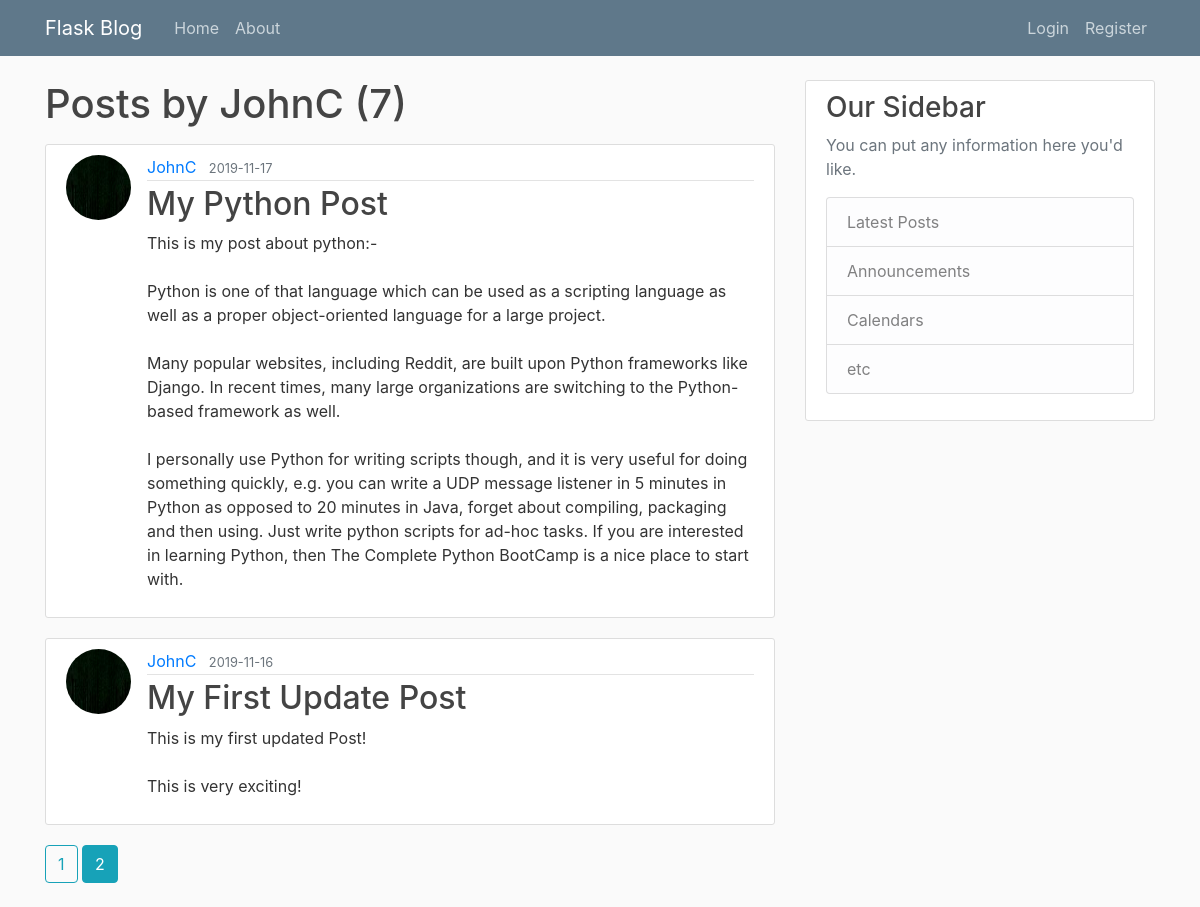
Page /user/JohnC?page=2 on the committed database.
### flaskblog/models.py (models this page shows, shortened)
class User(db.Model, UserMixin):
    id = db.Column(db.Integer, primary_key=True)
    username = db.Column(db.String(20), unique=True, nullable=False)
    email = db.Column(db.String(120), unique=True, nullable=False)
    image_file = db.Column(db.String(20), nullable=False, default='default.jpg')
    password = db.Column(db.String(60), nullable=False)
    posts = db.relationship('Post', backref='author', lazy=True)

class Post(db.Model):
    id = db.Column(db.Integer, primary_key=True)
    title = db.Column(db.String(100), nullable=False)
    date_posted = db.Column(db.DateTime, nullable=False, default=datetime.utcnow)
    content = db.Column(db.Text, nullable=False)
    user_id= db.Column(db.Integer, db.ForeignKey('user.id'), nullable=False)

### flaskblog/routes.py (the view)
@app.route("/user/<string:username>")
def user_posts(username):
    page = request.args.get('page', 1, type=int)
    user = User.query.filter_by(username=username).first_or_404()
    posts = Post.query.filter_by(author=user)\
        .order_by(Post.date_posted.desc())\
        .paginate(page=page, per_page=5)
    return render_template("user_posts.html", posts=posts, user=user)

### flaskblog/templates/user_posts.html
{% extends "layout.html" %}
{% block content %}
<h1 class="mb-3">Posts by {{ user.username }} ({{ posts.total }}) </h1>
    {% for post in posts.items %}
        <article class="media content-section">
            <img class="rounded-circle article-img" src="{{ url_for('static', filename='profile_pics/' + post.author.image_file) }}">
            <div class="media-body">
                <div class="article-metadata">
                    <a class="mr-2" href="{{ url_for('user_posts', username=post.author.username) }}">{{ post.author.username }}</a>
                    <small class="text-muted">{{ post.date_posted.strftime('%Y-%m-%d') }}</small>
                </div>
                <h2><a class="article-title" href="{{ url_for('post', post_id=post.id) }}">{{ post.title }}</a></h2>
                <p class="article-content">{{ post.content }}</p>
            </div>
        </article>
    {% endfor %}
    {% for page_num in posts.iter_pages(left_edge=1, right_edge=1, left_current=1, right_current=2) %}
        {% if page_num %}
            {% if posts.page == page_num %}
                <a class="btn btn-info mb-4" href="{{ url_for('user_posts', username=user.username, page=page_num) }}"> {{ page_num }} </a>
            {% else %}
            <a class="btn btn-outline-info mb-4" href="{{ url_for('user_posts', username=user.username, page=page_num) }}"> {{ page_num }} </a>
            {% endif %}
        {% else %}
            ...
        {% endif %}
    {% endfor %}
{% endblock content %}

### flaskblog/static/main.css (style rules this page uses)
body { background: #fafafa; color: #333333; margin-top: 5rem; }
h1, h2, h3, h4, h5, h6 { color: #444444; }
.content-section { background: #ffffff; padding: 10px 20px; border: 1px solid #dddddd; border-radius: 3px; margin-bottom: 20px; }
.article-title { color: #444444; }
.article-content { white-space: pre-line; }
.article-img { height: 65px; width: 65px; margin-right: 16px; }
.article-metadata { padding-bottom: 1px; margin-bottom: 4px; border-bottom: 1px solid #e3e3e3 }

### rows in the picture
User: username "JohnC"
Post: image_file (picture), author.username "JohnC", date_posted "2019-11-17", title "My Python Post", content "This is my post about python:- Python is one of that language which can be used as a scripting language as well as a proper object-oriented language for a large project. Many popular websites, including Reddit, are built upon Python frameworks like Django. In recent times, many large organizations are switching to the Python-based framework as well. I personally use Python for writing scripts though, and it is very useful for doing something quickly, e.g. you can write a UDP message listener in 5 minutes in Python as opposed to 20 minutes in Java, forget about compiling, packaging and then using. Just write python scripts for ad-hoc tasks. If you are interested in learning Python, then The…"
Post: image_file (picture), author.username "JohnC", date_posted "2019-11-16", title "My First Update Post", content "This is my first updated Post! This is very exciting!"

### other values in the picture
{{ posts.total }} "7"
{{ page_num }} "1"
{{ page_num }} "2"
